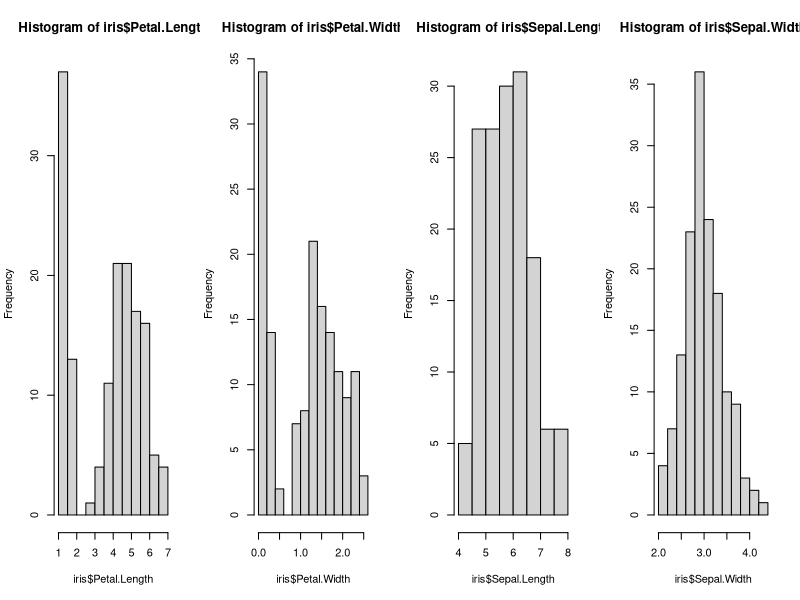
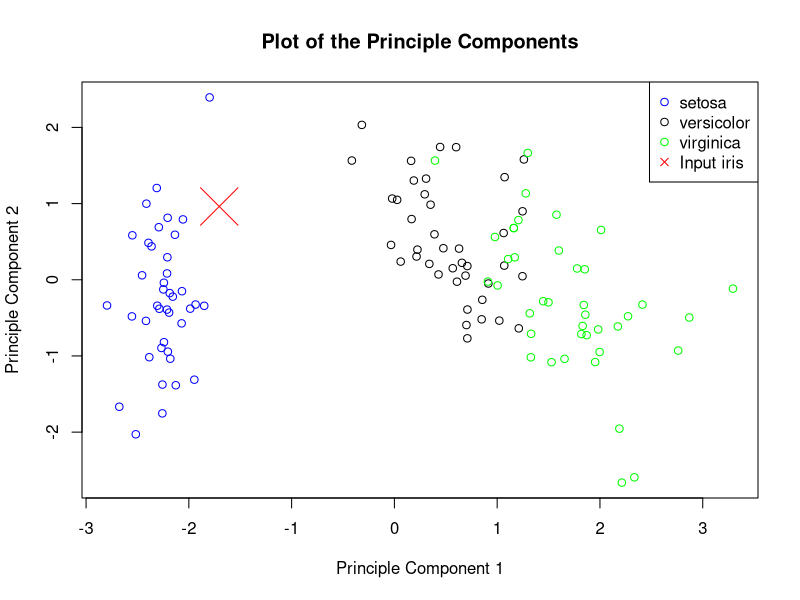

Write the R code that produced these figures, in order.
## ---- chunk 1
library(ggplot2)
library(lattice)
library(caret)
library(randomForest)
iris <- iris
## ---- chunk 2
par(mfrow=c(1,4))
hist(iris$Petal.Length)
hist(iris$Petal.Width)
hist(iris$Sepal.Length)
hist(iris$Sepal.Width)
## ---- chunk 3
preProc <- preProcess(iris[,-5], method = 'pca', thresh=0.9)
preProc
## ---- chunk 4
intraining <- createDataPartition(iris$Species, p = .8, list = FALSE)
train <- iris[intraining,]
preProc2 <- preProcess(train[,-5], method = 'pca', thresh=0.9)
trainingPCA <- predict(preProc2, train[,-5])
trainingPCA$Species <- train$Species
model <- train(Species ~ ., data=trainingPCA,method='rf')
test <- iris[-intraining,]
testingPCA <- predict(preProc2, test[,-5])
predict <- predict(model,testingPCA)
out <- table(predict == test$Species)
## ---- chunk 5
out
## ---- chunk 6
input <- data.frame(Sepal.Length = 5.2,
                            Sepal.Width = 2.8,
                            Petal.Length = 1.8,
                            Petal.Width = 0.1)
inputPCA <- predict(preProc,input)
predict <- predict(model,inputPCA)
predict
## ---- chunk 7
par(mfrow=c(1,1))
inputPCA$Species <- 'Input iris'
#allforgraph <- rbind(trainingPCA,input)
palette(value=c('blue','black','green'))
plot(trainingPCA$PC1,trainingPCA$PC2,col=trainingPCA$Species,main="Plot of the Principle Components", 
     xlab="Principle Component 1", ylab="Principle Component 2")
points(inputPCA$PC1,inputPCA$PC2,pch=4,cex=5,col='red')
legend("topright",
       legend=c('setosa','versicolor','virginica','Input iris'),
       col=c('blue','black','green','red'),
       pch=c(1,1,1,4))
